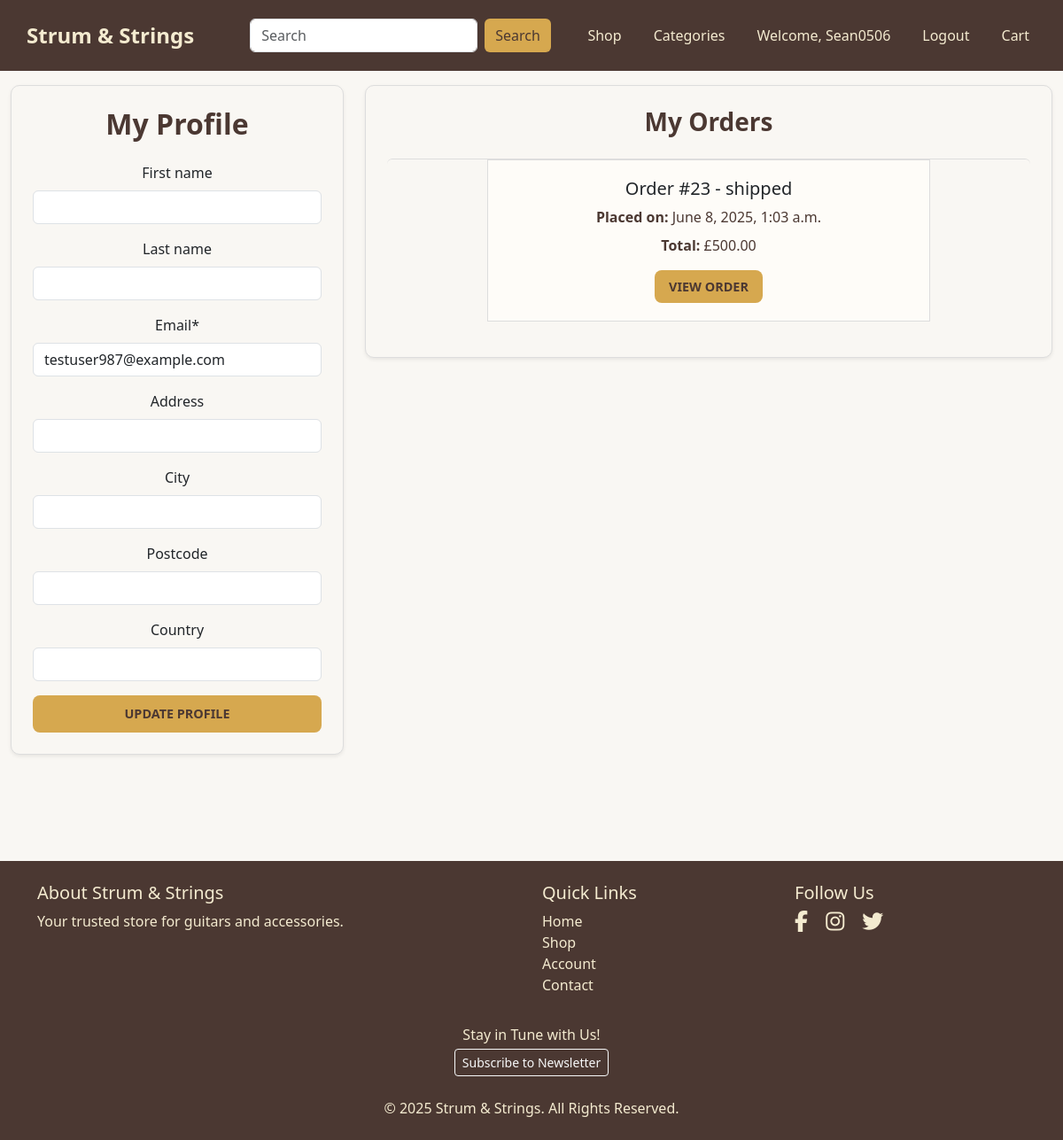
Page /accounts/profile/ (signed in) on the earlier database version.
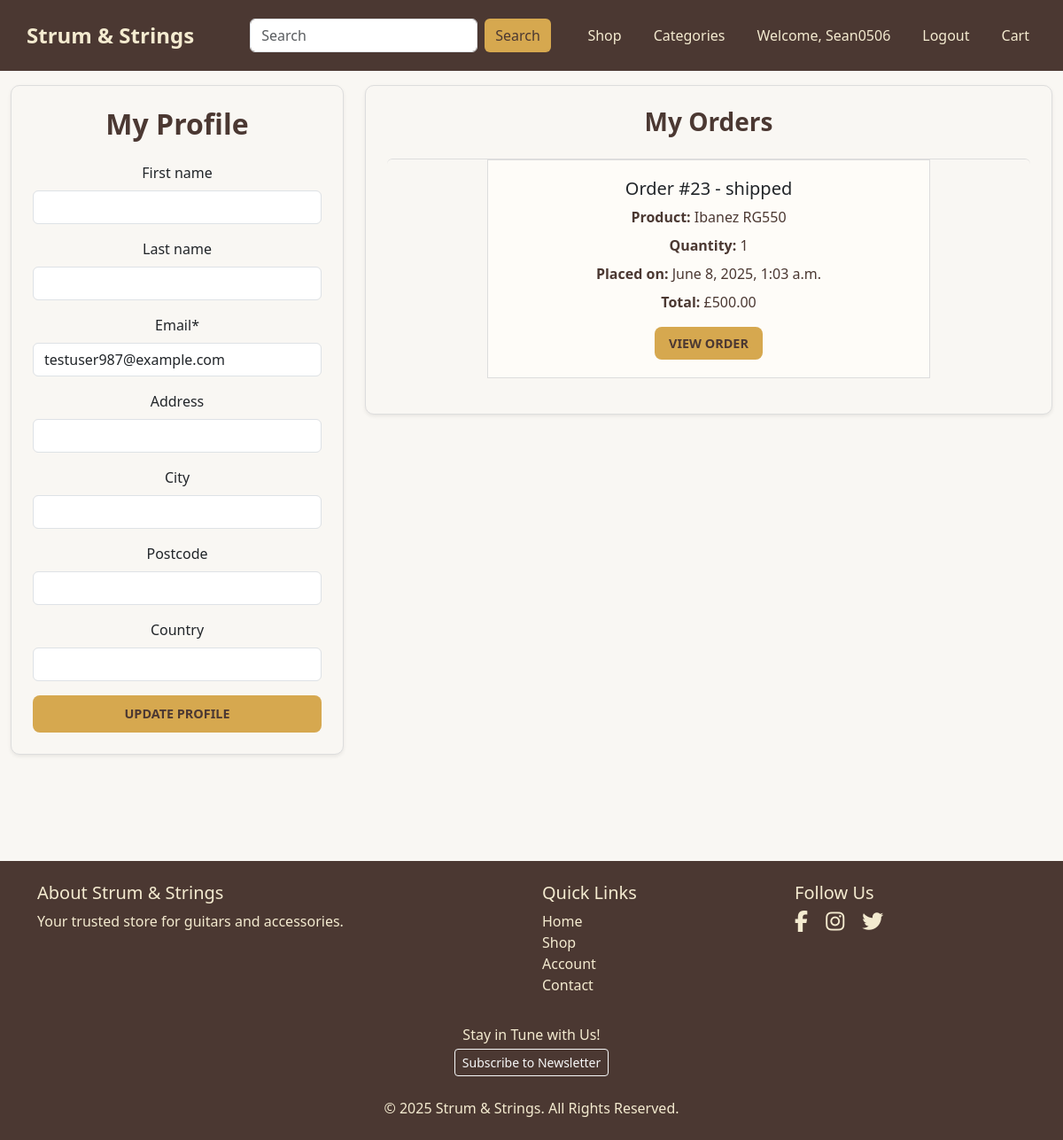
Same page on the later database version.
### orders/models.py (models this page shows, shortened)
class Order(models.Model):
    STATUS_CHOICES = [
        ('pending', 'Pending'),
        ('processing', 'Processing'),
        ('shipped', 'Shipped'),
        ('delivered', 'Delivered'),
        ('cancelled', 'Cancelled'),
    ]
    user = models.ForeignKey(
            User,
            on_delete=models.CASCADE,
            related_name='orders'
        )
    full_name = models.CharField(max_length=100)
    email = models.EmailField()
    phone = models.CharField(max_length=20)
    street_address1 = models.CharField(max_length=100)
    street_address2 = models.CharField(max_length=100, blank=True)
    country = models.CharField(max_length=40)
    postal_code = models.CharField(max_length=20)
    town_or_city = models.CharField(max_length=40)
    delivery_fee = models.DecimalField(
                    max_digits=6,
                    decimal_places=2,
                    default=0.00
                )
    order_total = models.DecimalField(
                    max_digits=10,
                    decimal_places=2,
                    default=0.00
                )
    grand_total = models.DecimalField(
                    max_digits=10,
                    decimal_places=2,
                    default=0.00
                )
    stripe_session_id = models.CharField(max_length=255, blank=True, null=True)
    status = models.CharField(
                max_length=20,
                choices=STATUS_CHOICES,
                default='pending'
            )
    created_at = models.DateTimeField(auto_now_add=True)

class OrderItem(models.Model):
    order = models.ForeignKey(
                Order,
                on_delete=models.CASCADE,
                related_name='items'
            )
    product = models.ForeignKey(Product, on_delete=models.CASCADE)
    quantity = models.PositiveIntegerField(default=1)
    price = models.DecimalField(max_digits=10, decimal_places=2)

### products/models.py (models this page shows, shortened)
class Product(models.Model):
    name = models.CharField(max_length=200)
    brand = models.CharField(
        max_length=100,
        help_text="e.g. Gibson, Martin, Yamaha, Fender, etc.",
        default="Unknown",
    )
    category = models.ForeignKey(
        Category,
        on_delete=models.CASCADE,
        related_name='products'
    )
    model = models.CharField(
        max_length=100,
        help_text="e.g. Stratocaster, Les Paul, Dreadnought, etc."
    )
    image = CloudinaryField(
        "image",
        blank=True,
        null=True,
        help_text="Upload product image to Cloudinary."
    )
    short_description = models.TextField(blank=True)
    price = models.DecimalField(
        max_digits=8,
        decimal_places=2,
        default=0.00,
        help_text="Price in GBP (e.g. 499.99)"
    )

### accounts/views.py (the view)
# urls.py: path('profile/', views.profile, name='profile'),
@login_required
def profile(request):
    user_profile, created = UserProfile.objects.get_or_create(
        user=request.user
    )
    orders = Order.objects.filter(user=request.user)
    if request.method == 'POST':
        form = ProfileForm(request.POST, instance=user_profile)
        if form.is_valid():
            form.save()
            messages.success(
                request,
                "Your profile has been updated successfully!"
            )
            return redirect('accounts:profile')
    else:
        form = ProfileForm(instance=user_profile)
    return render(request, 'accounts/profile.html', {
        'form': form,
        'orders': orders,  # Pass orders to the template
    })

### cart/context_processors.py (called while the page is built)
def cart_item_count(request):
    if request.user.is_authenticated:
        count = CartItem.objects.filter(user=request.user).count()
    else:
        count = 0
    return {'cart_item_count': count}

### accounts/templates/accounts/profile.html (shortened to what this page needs)
{% extends 'base.html' %}
{% load crispy_forms_tags %}
{% load static %}
{% block main_class %}container-fluid py-5{% endblock %}
{% block extra_css %}
    {{ block.super }}
    <link rel="stylesheet" href="{% static 'accounts/css/profile.css' %}">
{% endblock %}
{% block content %}
<div class="py-5">
    <div class="row g-4">
        <div class="col-12 col-md-4 mb-4">
            <div class="card shadow-sm p-4 profile-card">
                <h2 class="mb-4 text-center">My Profile</h2>
                <form method="post" novalidate>
                    {{ form|crispy }}
                    <div class="d-grid mt-3">
                        <button type="submit" class="btn btn-custom w-100">Update Profile</button>
                    </div>
                </form>
            </div>
        </div>
        <div class="col-12 col-md-8">
            <div class="card shadow-sm p-4 orders-card">
                <h3 class="mb-4 text-center">My Orders</h3>
                {% if orders %}
                    <div class="list-group">
                        {% for order in orders %}
                            <div class="d-flex justify-content-center">
                                <div class="list-group-item mb-3 order-item h-100">
                                    <h5>Order #{{ order.id }} - {{ order.status }}</h5>
                                    {% for item in order.items.all %}
                                        <p><strong>Product:</strong> {{ item.product.name }}</p>
                                        <p><strong>Quantity:</strong> {{ item.quantity }}</p>
                                    {% endfor %}
                                    <p><strong>Placed on:</strong> {{ order.created_at|date:"F j, Y, g:i a" }}</p>
                                    <p><strong>Total:</strong> £{{ order.grand_total|floatformat:2 }}</p>
                                    <a href="{% url 'orders:order_detail' order.id %}" class="btn btn-custom mt-2">View Order</a>
                                </div>
                            </div>
                        {% endfor %}
                    </div>
                {% else %}
                    <p class="text-center">You have no orders yet.</p>
                {% endif %}
            </div>
        </div>
    </div>
</div>
{% endblock %}

Differences in the rows shown:
added OrderItem: product.name "Ibanez RG550", quantity "1"
